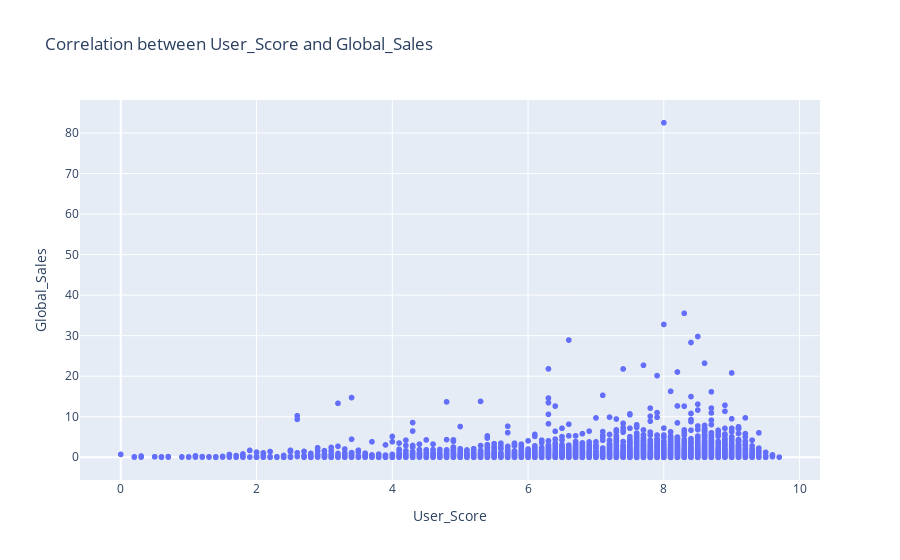

The notebook cell this image was saved under:
### Code cell
"""""
Grafico che mette in relazione i Global_Sales e il
User_Score
"""""

df["User_Score"] = pd.to_numeric(df["User_Score"], errors="coerce") #Converti User_Score in una variabile numerica

fig = px.scatter(
    df,
    x="User_Score",
    y="Global_Sales",
    title="Correlation between User_Score and Global_Sales"
)
fig.show()

### Figure 1 — Plotly figure (JSON) as saved in the notebook; plotly's stock layout.template omitted (floating-point values rounded to 4 significant figures; data arrays with more than 128 entries replaced by an {"elided": "..."} marker saying what was removed)
{"data": [{"hovertemplate": "User_Score=%{x}<br>Global_Sales=%{y}<extra></extra>", "legendgroup": "", "marker": {"color": "#636efa", "symbol": "circle"}, "mode": "markers", "name": "", "showlegend": false, "type": "scattergl", "x": {"elided": "16719 float values"}, "xaxis": "x", "y": {"elided": "16719 float values"}, "yaxis": "y"}], "layout": {"legend": {"tracegroupgap": 0}, "title": {"text": "Correlation between User_Score and Global_Sales"}, "xaxis": {"anchor": "y", "domain": [0, 1], "title": {"text": "User_Score"}}, "yaxis": {"anchor": "x", "domain": [0, 1], "title": {"text": "Global_Sales"}}}}
